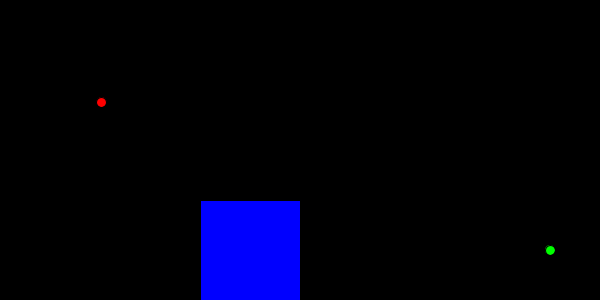
Frame 1 (no input)
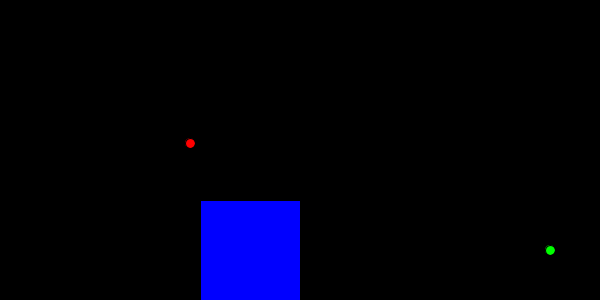
Frame 60 (the mouse pressed at the canvas centre just before this capture)
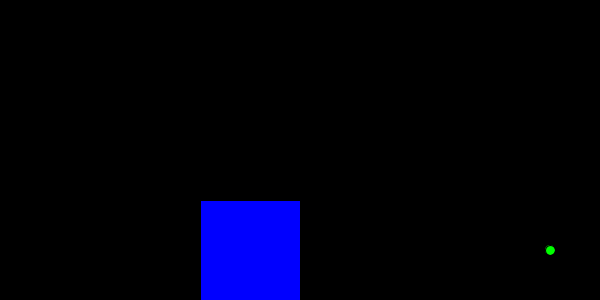
Frame 120 (the mouse held since frame 60 and released just before this capture)

The Processing sketch that drew these frames (run headless with seeded random() and noise(); from frame 60 on, the mouse is pressed at the canvas centre):

// Processing sketch: slingshot
// ── slingshot.pde
Ball ba = new Ball();
Button b = new Button();

void setup() {
  size(600,300);
}

void draw(){
  background(0,0,0);
  ba.display();
  b.display();
  
  fill(0,0,255);
  rect(200,200,100,100);
  
}
// ── Ball.pde
class Ball {
int x;
PVector location;  // Location of shape
PVector velocity;  // Velocity of shape
PVector gravity;   // Gravity acts at the shape's acceleration
int count=0;
  Ball() {
  location = new PVector(100,100);
  velocity = new PVector(1.5,2.1);
  gravity = new PVector(0,0.2);
  }
  void display() {
  location.add(velocity);
  velocity.add(gravity);
  if ((location.x > width) || (location.x < 0)) {
    velocity.x = velocity.x * -1;
  }
  if (location.y > height) {
    velocity.y = velocity.y * -0.95; 
    location.y = height;
  }
    fill(255,0,0);
    ellipse(location.x, location.y, 10, 10);
    
    if(location.x > 200 && location.x < 300 && location.y >200 && location.y< 300){
      location.x = 250;
      location.y= 250;
      //velocity.x=(0);
      //velocity.y=(0);
      gravity.x=(0);
      gravity.y=(0);
      println(count++);
  }
 }
}
// ── Button.pde
class Button {

  Button() {
    
  }
  void display() {
    fill(0,255,0);
    ellipse(550, 250, 10, 10);
  }
}
